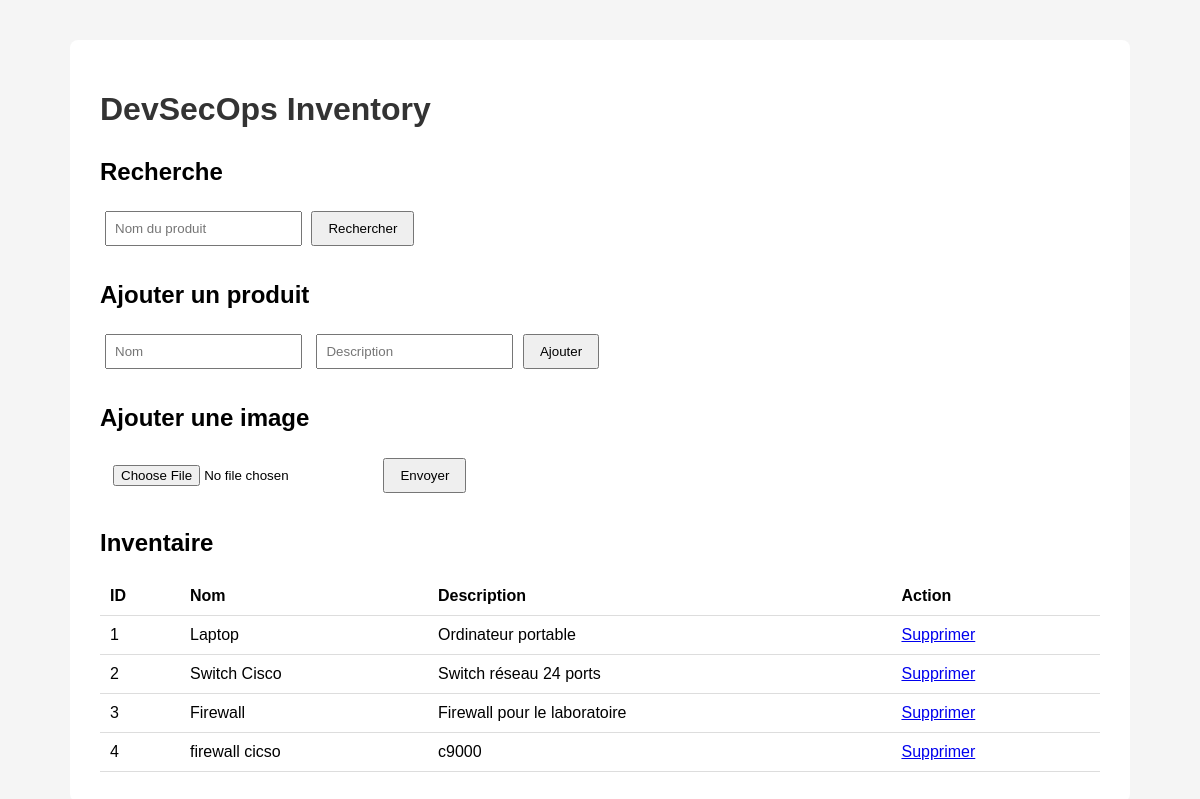
The page / on the database its author committed.
### tables this page shows
CREATE TABLE products (
                id INTEGER PRIMARY KEY AUTOINCREMENT,
                name TEXT NOT NULL,
                description TEXT NOT NULL,
                image TEXT
            );

### app.py (the view)
@app.route("/")
def index():
    with engine.connect() as connection:
        products = connection.execute(
            text("SELECT * FROM products")
        ).mappings().all()
    return render_template(
        "index.html",
        products=products,
        search=""
    )

### templates/index.html (shortened to what this page needs)
<!DOCTYPE html>
<html lang="fr">
<head>
</head>
<body>
<div class="container">
    <h1>
        DevSecOps Inventory
    </h1>
    <div class="section">
        <h2>
            Recherche
        </h2>
        <form
            method="GET"
            action="/search"
        >
            <input
                type="text"
                name="q"
                placeholder="Nom du produit"
                value="{{ search | safe }}"
            >
            <button type="submit">
                Rechercher
            </button>
        </form>
    </div>
    <div class="section">
        <h2>
            Ajouter un produit
        </h2>
        <form
            method="POST"
            action="/add"
        >
            <input
                type="text"
                name="name"
                placeholder="Nom"
                required
            >
            <input
                type="text"
                name="description"
                placeholder="Description"
                required
            >
            <button type="submit">
                Ajouter
            </button>
        </form>
    </div>
    <div class="section">
        <h2>
            Ajouter une image
        </h2>
        <form
            method="POST"
            action="/upload"
            enctype="multipart/form-data"
        >
            <input
                type="file"
                name="image"
            >
            <button type="submit">
                Envoyer
            </button>
        </form>
    </div>
    <div class="section">
        <h2>
            Inventaire
        </h2>
        <table>
            <thead>
            <tr>
                <th>
                    ID
                </th>
                <th>
                    Nom
                </th>
                <th>
                    Description
                </th>
                <th>
                    Action
                </th>
            </tr>
            </thead>
            <tbody>
            {% for product in products %}
            <tr>
                <td>
                    {{ product["id"] }}
                </td>
                <td>
                    {{ product["name"] | safe }}
                </td>
                <td>
                    {{ product["description"] | safe }}
                </td>
                <td>
                    <a href="/delete/{{ product['id'] }}">
                        Supprimer
                    </a>
                </td>
            </tr>
            {% endfor %}
            </tbody>
        </table>
    </div>
</div>
</body>
</html>

### templates/index.html (style rules this page uses)
body { font-family: Arial, sans-serif; margin: 40px; background: #f5f5f5; }
.container { background: white; padding: 30px; border-radius: 8px; max-width: 1000px; margin: auto; }
h1 { color: #333; }
input { padding: 8px; margin: 5px; }
button { padding: 8px 15px; cursor: pointer; }
table { width: 100%; border-collapse: collapse; margin-top: 20px; }
th, td { padding: 10px; border-bottom: 1px solid #ddd; text-align: left; }
.section { margin-top: 30px; }

### rows shown on the page
products: name "Laptop", description "Ordinateur portable"
products: name "Switch Cisco", description "Switch réseau 24 ports"
products: name "Firewall", description "Firewall pour le laboratoire"
products: name "firewall cicso", description "c9000"

### other values the page prints
{{ product["id"] }} "1" "2" "3" "4"
